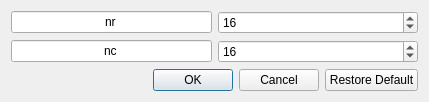
<?xml version="1.0" encoding="UTF-8"?>
<ui version="4.0">
 <class>CenterofMass</class>
 <widget class="QDialog" name="CenterofMass">
  <property name="geometry">
   <rect>
    <x>0</x>
    <y>0</y>
    <width>429</width>
    <height>97</height>
   </rect>
  </property>
  <property name="windowTitle">
   <string>Center of Mass </string>
  </property>
  <layout class="QVBoxLayout" name="verticalLayout">
   <item>
    <layout class="QGridLayout" name="gridLayout">
     <item row="1" column="0">
      <widget class="QLineEdit" name="Ytext_2">
       <property name="sizePolicy">
        <sizepolicy hsizetype="Expanding" vsizetype="Fixed">
         <horstretch>4</horstretch>
         <verstretch>1</verstretch>
        </sizepolicy>
       </property>
       <property name="cursor">
        <cursorShape>ArrowCursor</cursorShape>
       </property>
       <property name="text">
        <string>nc</string>
       </property>
       <property name="alignment">
        <set>Qt::AlignCenter</set>
       </property>
       <property name="readOnly">
        <bool>true</bool>
       </property>
      </widget>
     </item>
     <item row="1" column="1">
      <widget class="QSpinBox" name="nc">
       <property name="sizePolicy">
        <sizepolicy hsizetype="Expanding" vsizetype="Fixed">
         <horstretch>4</horstretch>
         <verstretch>0</verstretch>
        </sizepolicy>
       </property>
       <property name="prefix">
        <string/>
       </property>
       <property name="minimum">
        <number>0</number>
       </property>
       <property name="maximum">
        <number>10000</number>
       </property>
       <property name="singleStep">
        <number>1</number>
       </property>
       <property name="stepType">
        <enum>QAbstractSpinBox::DefaultStepType</enum>
       </property>
       <property name="value">
        <number>16</number>
       </property>
      </widget>
     </item>
     <item row="0" column="1">
      <widget class="QSpinBox" name="nr">
       <property name="sizePolicy">
        <sizepolicy hsizetype="Expanding" vsizetype="Fixed">
         <horstretch>4</horstretch>
         <verstretch>0</verstretch>
        </sizepolicy>
       </property>
       <property name="prefix">
        <string/>
       </property>
       <property name="minimum">
        <number>0</number>
       </property>
       <property name="maximum">
        <number>10000</number>
       </property>
       <property name="singleStep">
        <number>1</number>
       </property>
       <property name="stepType">
        <enum>QAbstractSpinBox::DefaultStepType</enum>
       </property>
       <property name="value">
        <number>16</number>
       </property>
      </widget>
     </item>
     <item row="0" column="0">
      <widget class="QLineEdit" name="Ytext">
       <property name="sizePolicy">
        <sizepolicy hsizetype="Expanding" vsizetype="Fixed">
         <horstretch>4</horstretch>
         <verstretch>1</verstretch>
        </sizepolicy>
       </property>
       <property name="cursor">
        <cursorShape>ArrowCursor</cursorShape>
       </property>
       <property name="text">
        <string>nr</string>
       </property>
       <property name="frame">
        <bool>true</bool>
       </property>
       <property name="alignment">
        <set>Qt::AlignCenter</set>
       </property>
       <property name="readOnly">
        <bool>true</bool>
       </property>
      </widget>
     </item>
    </layout>
   </item>
   <item>
    <layout class="QHBoxLayout" name="horizontalLayout">
     <item>
      <widget class="QDialogButtonBox" name="buttonBox">
       <property name="standardButtons">
        <set>QDialogButtonBox::Cancel|QDialogButtonBox::Ok</set>
       </property>
      </widget>
     </item>
     <item>
      <widget class="QPushButton" name="restoreButton">
       <property name="text">
        <string>Restore Default</string>
       </property>
      </widget>
     </item>
    </layout>
   </item>
  </layout>
 </widget>
 <resources/>
 <connections>
  <connection>
   <sender>restoreButton</sender>
   <signal>clicked()</signal>
   <receiver>CenterofMass</receiver>
   <slot>restore_default()</slot>
   <hints>
    <hint type="sourcelabel">
     <x>47</x>
     <y>170</y>
    </hint>
    <hint type="destinationlabel">
     <x>50</x>
     <y>364</y>
    </hint>
   </hints>
  </connection>
  <connection>
   <sender>buttonBox</sender>
   <signal>accepted()</signal>
   <receiver>CenterofMass</receiver>
   <slot>accept()</slot>
   <hints>
    <hint type="sourcelabel">
     <x>426</x>
     <y>158</y>
    </hint>
    <hint type="destinationlabel">
     <x>426</x>
     <y>199</y>
    </hint>
   </hints>
  </connection>
  <connection>
   <sender>buttonBox</sender>
   <signal>rejected()</signal>
   <receiver>CenterofMass</receiver>
   <slot>reject()</slot>
   <hints>
    <hint type="sourcelabel">
     <x>507</x>
     <y>163</y>
    </hint>
    <hint type="destinationlabel">
     <x>508</x>
     <y>197</y>
    </hint>
   </hints>
  </connection>
  <connection>
   <sender>buttonBox</sender>
   <signal>rejected()</signal>
   <receiver>CenterofMass</receiver>
   <slot>reject()</slot>
   <hints>
    <hint type="sourcelabel">
     <x>517</x>
     <y>172</y>
    </hint>
    <hint type="destinationlabel">
     <x>512</x>
     <y>243</y>
    </hint>
   </hints>
  </connection>
 </connections>
 <slots>
  <slot>restore_default()</slot>
 </slots>
</ui>
